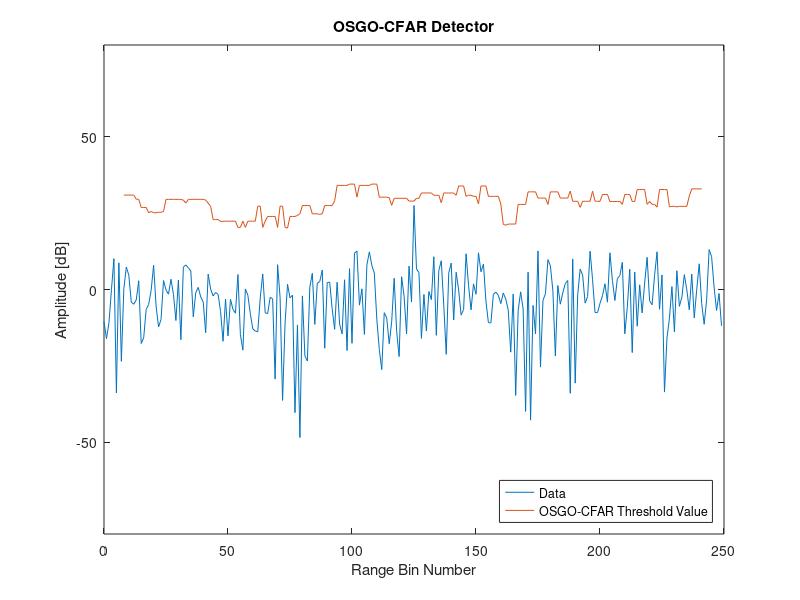

Here is the MATLAB script that generated this plot:
%% File information
% Written by M. Y. Martin (MRTMOG014)
% EEE4022S (2018)
% OSGO_CFAR_Threshold.m: Simulate OSGO-CFAR detector with Gaussian data

%% OSGO-CFAR detector
clc;
close all;
clear;

% define inputs and parameters
D = 250;                                % length of data; number of samples
N = 16;                                 % length of window
Np = 1;                                 % number of pulses
j = 1i;                                 % use j as sqrt(-1)
PFA = 10^-6;                            % desired PFA
SNRdB = 20;                             % SNR in Decibels
SNR = 10^(SNRdB/10);                    % Decibels to linear SNR
k = round(5*N/12);                      % k-factor for OS-CFAR

% include multiple targets
t = 1;                                  % number of targets and interfering targets (max 3); default is 1

% include clutter edge
v = 1;                                  % variance of noise in clutter edge; v = 1 => no clutter edge (default)
d = 3;                                  % number of samples from centre to clutter edge start (distance)

% 1xD matrix of complex Gaussian noise: (I + jQ)/sqrt(2); v scales second part => clutter edge
noise = [((randn(1,(D/2) + d) + j.*randn(1,(D/2) + d))/sqrt(2)),(sqrt(v)*(randn(1,(D/2) - d) + j.*randn(1,(D/2) - d))/sqrt(2))];
    
% insert target(s)
target_voltage = sqrt(SNR);
target_signal = target_voltage*(randn(1,t) + j.*randn(1,t))/sqrt(2);
signal = real(noise).^2 + imag(noise).^2;
signal_H0 = signal; % noise only
for y = 0:(t - 1)   % update signal with targets from centre of data at intervals of 3 samples ???
    signal((D/2) + 1 + 3*y) = signal((D/2) + 1 + 3*y) + real(target_signal(y + 1)).^2 + imag(target_signal(y + 1)).^2;
end

% compute OSGO-CFAR interference statistic 'g'
g = zeros(D,1);
for CUT = (N/2 + 1):1:(D - N/2)    % first N/2 and last N/2 samples in signal will NOT become the CUT (eg. 9 to 392)
    lagging_sorted = sort(signal((CUT - N/2):(CUT - 1)));    % sort lagging window samples in ascending order
    leading_sorted = sort(signal((CUT + 1):(CUT + N/2)));    % sort leading window samples in ascending order
    if leading_sorted(k) > lagging_sorted(k)
        g(CUT) = leading_sorted(k);
    else
        g(CUT) = lagging_sorted(k);
    end
end

% compute OS-CFAR constant 'a' for desired PFA
PFA_error = inf;

for a_i = 0:0.05:100
    PFA_temp = 0;
    
    for m = 0:((N/2) - k)
        for p = 0:((N/2) - k)
            PFA_temp = PFA_temp + (factorial(((N/2) - k))./(factorial(m).*factorial((N/2) - k - m))).*...
                (factorial(((N/2) - k))./(factorial(p).*factorial((N/2) - k - p))).*...
                ((-1).^(N - (2*k) - m - p)./((N/2) - p)).*...
                (gamma(N - m - p).*gamma(a_i + 1)./gamma(N - m - p + a_i + 1));
        end
    end
    
    PFA_temp = (2*(k.^2)*(factorial(N/2)./(factorial((N/2) - k).*factorial(k))).^2).*PFA_temp;
    
    if abs(PFA_temp - PFA) < PFA_error
        a = a_i;
        PFA_error = abs(PFA_temp - PFA);
    end
end

% compute detection threshold 'T'
T = a.*g;  % 1xk matrix

% plot the threshold and noise
x = 0:(D - 1); % x-axis sample number
figure;
plot(x,20*log10(signal),x,20*log10(T));
xlabel('Range Bin Number');
ylabel('Amplitude [dB]');
ylim([-80 80]);
title('OSGO-CFAR Detector');
lgd = legend('Data','OSGO-CFAR Threshold Value');
set(lgd,'Location','SouthEast');
